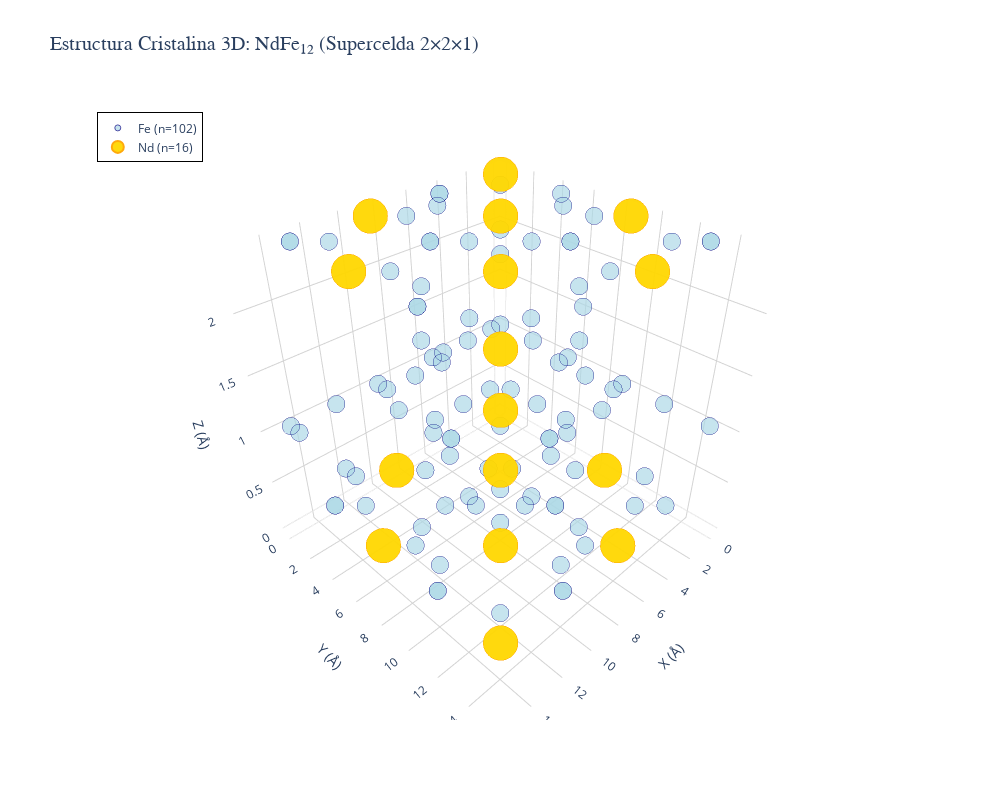

The code cell stored with this chart in its notebook:
### Markdown cell above
## Visualización 3D de la Estructura Cristalina

### Code cell
# Crear figura interactiva con Plotly
fig = go.Figure()

# Añadir átomos de Fe (azul claro)
fig.add_trace(go.Scatter3d(
    x=Fe_positions[:, 0],
    y=Fe_positions[:, 1],
    z=Fe_positions[:, 2],
    mode='markers',
    name=f'Fe (n={len(Fe_positions)})',
    marker=dict(
        size=6,
        color='lightblue',
        opacity=0.7,
        line=dict(color='navy', width=1)
    ),
    hovertemplate='<b>Fe</b><br>X: %{x:.3f} Å<br>Y: %{y:.3f} Å<br>Z: %{z:.3f} Å<extra></extra>'
))

# Añadir átomos de Nd (amarillo/dorado)
fig.add_trace(go.Scatter3d(
    x=Nd_positions[:, 0],
    y=Nd_positions[:, 1],
    z=Nd_positions[:, 2],
    mode='markers',
    name=f'Nd (n={len(Nd_positions)})',
    marker=dict(
        size=12,
        color='gold',
        opacity=0.95,
        line=dict(color='orange', width=2)
    ),
    hovertemplate='<b>Nd</b><br>X: %{x:.3f} Å<br>Y: %{y:.3f} Å<br>Z: %{z:.3f} Å<extra></extra>'
))

# Configurar layout
fig.update_layout(
    title=dict(
        text='Estructura Cristalina 3D: NdFe₁₂ (Supercelda 2×2×1)',
        font=dict(size=20, family='Arial Black')
    ),
    scene=dict(
        xaxis=dict(title='X (Å)', backgroundcolor='white', gridcolor='lightgray'),
        yaxis=dict(title='Y (Å)', backgroundcolor='white', gridcolor='lightgray'),
        zaxis=dict(title='Z (Å)', backgroundcolor='white', gridcolor='lightgray'),
        aspectmode='cube'
    ),
    width=1000,
    height=800,
    showlegend=True,
    legend=dict(
        x=0.02,
        y=0.98,
        bgcolor='rgba(255,255,255,0.9)',
        bordercolor='black',
        borderwidth=1
    ),
    hovermode='closest'
)

# Mostrar gráfica interactiva
fig.show()

print(f"\n📊 Estructura cristalina visualizada:")
print(f"   - Átomos de Fe (azul): {len(Fe_positions)}")
print(f"   - Átomos de Nd (amarillo): {len(Nd_positions)}")
print(f"   - Rango X: [{Fe_positions[:, 0].min():.3f}, {Fe_positions[:, 0].max():.3f}] Å")
print(f"   - Rango Y: [{Fe_positions[:, 1].min():.3f}, {Fe_positions[:, 1].max():.3f}] Å")
print(f"   - Rango Z: [{Fe_positions[:, 2].min():.3f}, {Fe_positions[:, 2].max():.3f}] Å")

### Figure 1 — Plotly figure (JSON) as saved in the notebook; plotly's stock layout.template omitted (floating-point values rounded to 4 significant figures)
{"data": [{"hovertemplate": "<b>Fe</b><br>X: %{x:.3f} Å<br>Y: %{y:.3f} Å<br>Z: %{z:.3f} Å<extra></extra>", "marker": {"color": "lightblue", "line": {"color": "navy", "width": 1}, "opacity": 0.7, "size": 6}, "mode": "markers", "name": "Fe (n=102)", "type": "scatter3d", "x": [2.503, 6.089, 8.592, 0.0, 11.09, 1.793, 12.89, 4.296, 6.089, 2.503, 8.592, 0.0, 1.793, 11.09, 12.89, 4.296, 4.296, 12.89, 8.592, 0.0, 8.592, 0.0, 12.89, 4.296, 4.296, 12.89, 8.592, 0.0, 8.592, 0.0, 12.89, 4.296, 5.484, 11.7, 1.206, 7.398, 7.398, 1.206, 11.7, 5.484, 11.7, 5.484, 7.398, 1.206, 1.206, 7.398, 5.484, 11.7, 15.39, 10.39, 6.807, 1.793, 10.39, 1.793, 6.807, 15.39, 1.793, 6.807, 15.39, 11.09, 6.089, 11.09, 2.503, 6.807, 11.09, 6.089, 2.503, 10.39, 15.39, 10.39, 6.807, 2.503, 15.39, 6.089, 12.89, 4.296, 12.89, 4.296, 4.296, 12.89, 8.592, 0.0, 8.592, 0.0, 12.89, 4.296, 1.206, 7.398, 5.484, 11.7, 11.7, 5.484, 7.398, 1.206, 1.206, 7.398, 5.484, 11.7, 11.7, 5.484, 7.398, 1.206], "y": [8.592, 0.0, 2.503, 6.089, 4.296, 12.89, 11.09, 1.793, 8.592, 0.0, 6.089, 2.503, 4.296, 12.89, 1.793, 11.09, 0.0, 8.592, 4.296, 12.89, 12.89, 4.296, 0.0, 8.592, 8.592, 0.0, 12.89, 4.296, 4.296, 12.89, 8.592, 0.0, 5.484, 11.7, 11.7, 1.206, 1.206, 11.7, 11.7, 5.484, 5.484, 11.7, 7.398, 1.206, 1.206, 7.398, 11.7, 5.484, 6.089, 1.793, 11.09, 6.807, 11.09, 15.39, 1.793, 6.807, 10.39, 6.089, 1.793, 6.807, 1.793, 10.39, 6.807, 2.503, 15.39, 6.807, 10.39, 2.503, 11.09, 6.089, 15.39, 1.793, 2.503, 10.39, 8.592, 0.0, 0.0, 8.592, 8.592, 0.0, 12.89, 4.296, 4.296, 12.89, 8.592, 0.0, 7.398, 11.7, 1.206, 7.398, 7.398, 1.206, 11.7, 7.398, 5.484, 5.484, 7.398, 1.206, 1.206, 7.398, 5.484, 5.484], "z": [1.202, 1.202, 1.202, 1.202, 1.202, 1.202, 1.202, 1.202, 1.202, 1.202, 1.202, 1.202, 1.202, 1.202, 1.202, 1.202, 0.0, 0.0, 0.0, 0.0, 0.0, 0.0, 0.0, 0.0, 2.404, 2.404, 2.404, 2.404, 2.404, 2.404, 2.404, 2.404, 0.0, 0.0, 0.0, 0.0, 2.404, 2.404, 2.404, 2.404, 2.404, 2.404, 2.404, 2.404, 0.0, 0.0, 0.0, 0.0, 1.202, 1.202, 1.202, 1.202, 1.202, 1.202, 1.202, 1.202, 1.202, 1.202, 1.202, 1.202, 1.202, 1.202, 1.202, 1.202, 1.202, 1.202, 1.202, 1.202, 1.202, 1.202, 1.202, 1.202, 1.202, 1.202, 2.404, 0.0, 2.404, 0.0, 2.404, 0.0, 0.0, 0.0, 2.404, 2.404, 0.0, 2.404, 2.404, 2.404, 2.404, 2.404, 0.0, 0.0, 0.0, 0.0, 2.404, 2.404, 2.404, 2.404, 0.0, 0.0, 0.0, 0.0]}, {"hovertemplate": "<b>Nd</b><br>X: %{x:.3f} Å<br>Y: %{y:.3f} Å<br>Z: %{z:.3f} Å<extra></extra>", "marker": {"color": "gold", "line": {"color": "orange", "width": 2}, "opacity": 0.95, "size": 12}, "mode": "markers", "name": "Nd (n=16)", "type": "scatter3d", "x": [8.592, 0.0, 8.592, 0.0, 12.89, 4.296, 12.89, 4.296, 4.296, 12.89, 4.296, 12.89, 0.0, 8.592, 0.0, 8.592], "y": [8.592, 8.592, 0.0, 0.0, 4.296, 4.296, 12.89, 12.89, 12.89, 12.89, 4.296, 4.296, 0.0, 0.0, 8.592, 8.592], "z": [0.0, 2.404, 2.404, 0.0, 0.0, 2.404, 2.404, 0.0, 2.404, 0.0, 0.0, 2.404, 2.404, 0.0, 0.0, 2.404]}], "layout": {"height": 800, "hovermode": "closest", "legend": {"bgcolor": "rgba(255,255,255,0.9)", "bordercolor": "black", "borderwidth": 1, "x": 0.02, "y": 0.98}, "scene": {"aspectmode": "cube", "xaxis": {"backgroundcolor": "white", "gridcolor": "lightgray", "title": {"text": "X (Å)"}}, "yaxis": {"backgroundcolor": "white", "gridcolor": "lightgray", "title": {"text": "Y (Å)"}}, "zaxis": {"backgroundcolor": "white", "gridcolor": "lightgray", "title": {"text": "Z (Å)"}}}, "showlegend": true, "title": {"font": {"family": "Arial Black", "size": 20}, "text": "Estructura Cristalina 3D: NdFe₁₂ (Supercelda 2×2×1)"}, "width": 1000}}
